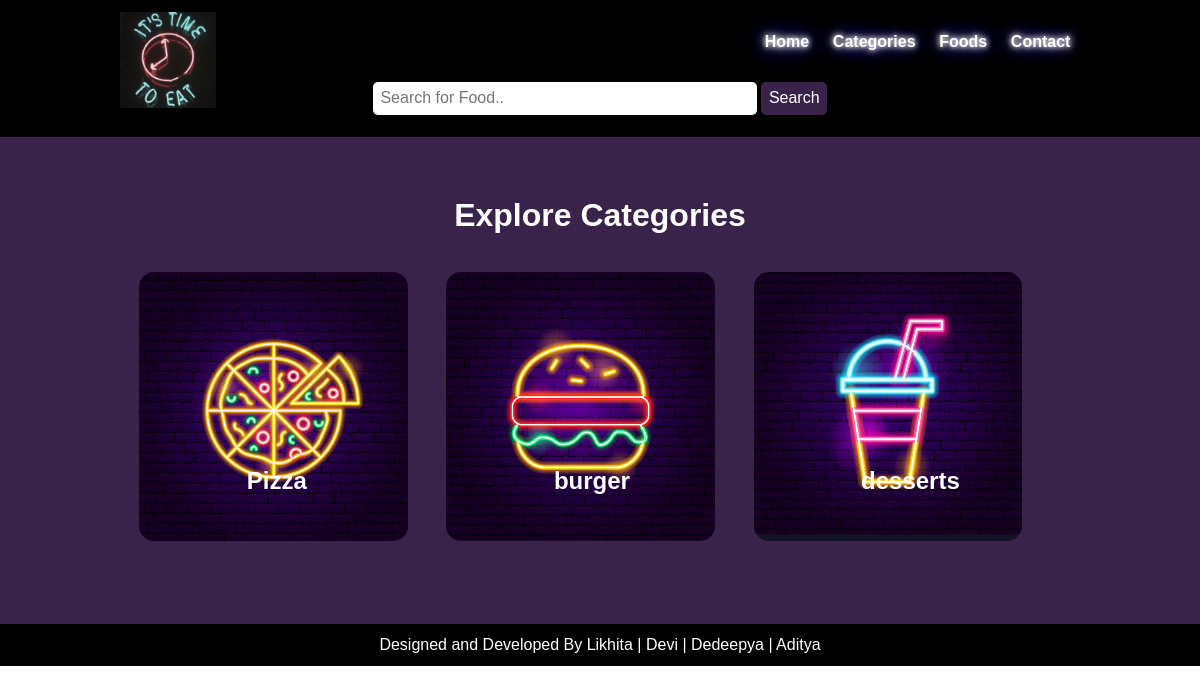
/categories.php, run on the app's committed database.
### tables this page shows
CREATE TABLE `category` (
  `id` int(10) UNSIGNED NOT NULL,
  `title` varchar(100) NOT NULL,
  `image_name` varchar(200) NOT NULL,
  `featured` varchar(10) NOT NULL,
  `active` varchar(10) NOT NULL
);

### categories.php (the view, shortened to what this page needs)
<?php include('partials-front/menu.php') ?>
    <section class="categories">
        <div class="container">
            <h2 class="text-center">Explore Categories</h2>
            <?php
                $sql = "SELECT * FROM category WHERE active = 'Yes'";
                $res = mysqli_query($conn, $sql);
                $count = mysqli_num_rows($res);
                if($count>0){
                    while($row=mysqli_fetch_assoc($res)){
                            $id = $row['id'];
                            $title = $row['title'];
                            $image_name = $row['image_name'];
                            ?>
                            <a href="<?php echo SITEURL; ?>category-foods.php?category_id=<?php echo $id; ?>">
                                <div class="box-3 float-container">
                                    <?php
                                    if($image_name==""){
                                        echo "<div class='error'>Image not found.</div>";
                                    }
                                    else{
                                        ?>
                                        <img src="<?php echo SITEURL; ?>images/category/<?php echo $image_name; ?>" alt="Pizza" class="img-responsive img-curve">
                                        <?php
                                    }
                                  ?>
                                   <h3 class="float-text text-white"><?php echo $title; ?></h3>
                                </div>
                            </a>
                            <?php
                    }
                }
                else{
                    echo "<div class='error'>Category not found.</div>";
                }
            ?>
        </div>
    </section>
    <?php include('partials-front/footer.php'); ?>

### css/style.css (style rules this page uses)
* { margin: 0 0; padding: 0 0; font-family: Arial, Helvetica, sans-serif; }
.container { width: 80%; margin: 0 auto; padding: 1%; }
.img-responsive { width: 100%; }
.img-curve { border-radius: 15px; }
.text-center { text-align: center; }
.text-white { color: white; }
a { color: white; text-decoration: none; }
h2 { color: white; font-size: 2rem; margin-bottom: 2%; }
h3 { font-size: 1.5rem; }
.float-container { position: relative; }
.float-text { position: absolute; bottom: 50px; left: 40%; }
.categories { background-color: #39234a; padding: 4% 0; }
.box-3 { width: 28%; float: left; margin: 2%; }

### data on the page
category: image_name (picture), title "Pizza"
category: image_name (picture), title "burger"
category: image_name (picture), title "desserts"
